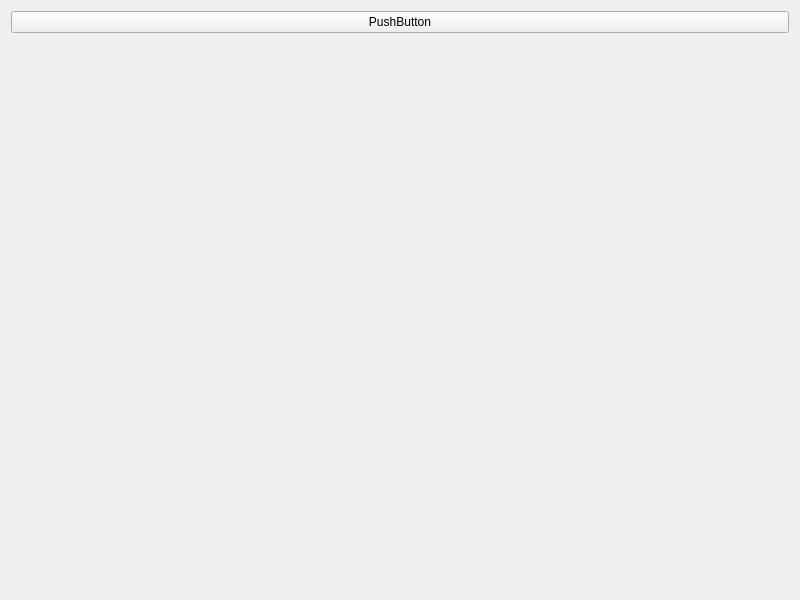
<?xml version="1.0" encoding="UTF-8"?>
<ui version="4.0">
 <class>Form</class>
 <widget class="QWidget" name="Form">
  <property name="geometry">
   <rect>
    <x>0</x>
    <y>0</y>
    <width>800</width>
    <height>600</height>
   </rect>
  </property>
  <property name="windowTitle">
   <string>Form</string>
  </property>
  <layout class="QVBoxLayout" name="verticalLayout">
   <item>
    <widget class="QPushButton" name="pushButton_generate_random_signal">
     <property name="text">
      <string>PushButton</string>
     </property>
    </widget>
   </item>
   <item>
    <widget class="MplWidget" name="MplWidget" native="true"/>
   </item>
  </layout>
 </widget>
 <customwidgets>
  <customwidget>
   <class>MplWidget</class>
   <extends>QWidget</extends>
   <header>mplwidget.h</header>
   <container>1</container>
  </customwidget>
 </customwidgets>
 <resources/>
 <connections/>
</ui>
